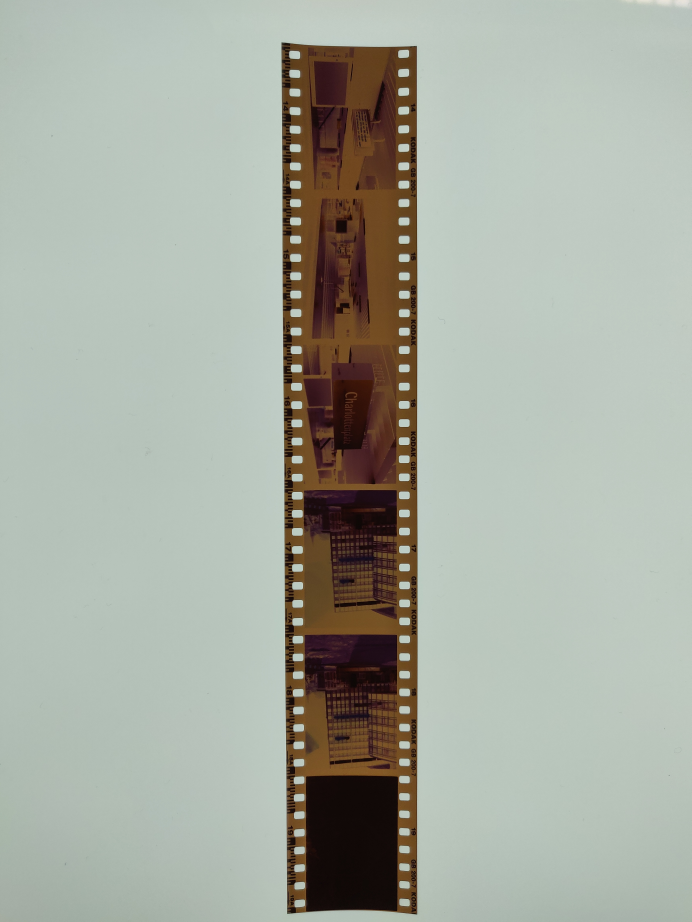
#> input picture Images/35mmColor.jpg, 3456 x 4608 px, given in place of Snipped.jpg, which was not available (shown at 1/5 size)
$ python SingleImage.py
#> lines starting #> are read from the running program, lines starting #| are printed output that depends on the picture; pictures that were not available may be replaced by others from this repository, and a replacement may not be noted
from src import image_processing as ip
import numpy as np
import cv2
global mode


def  calcOffset(snipped):
    img = cv2.cvtColor(snipped, cv2.COLOR_BGR2GRAY)

    average_value = int(img.mean())
    print(f"Average Pixelvalue: {average_value}")

    return average_value


def invert_with_offset(img, offset):
    # In Graustufen umwandeln, falls das Bild nicht bereits in Graustufen ist
    if len(img.shape) > 2:
        img = cv2.cvtColor(img, cv2.COLOR_BGR2GRAY)


    print(img.shape)
    # Weißabgleich durchführen
    white_balance_img = cv2.add(img, offset)

    # Inversion der Farben
    inverted_white_balance_img = cv2.bitwise_not(white_balance_img)
    MaxValue = np.max(inverted_white_balance_img)
    factor = 255/MaxValue

    inverted_white_balance_img = np.multiply(inverted_white_balance_img, factor).astype('uint8')
    print(inverted_white_balance_img)
    print(np.max(inverted_white_balance_img))
    data = inverted_white_balance_img

    # Bild mit OpenCV anzeigen
    cv2.imshow('Inverted with Offset', data)
    cv2.waitKey(0)
    cv2.destroyAllWindows()

    return inverted_white_balance_img


def inver_with_offset_color(img):
    # Inversion der Farben für jedes Farbkanalbild
    inverted_img = cv2.bitwise_not(img)

    # Berechnung des wahren Weißwerts für jeden Farbkanal
    true_white = np.max(inverted_img)

    # Offset berechnen
    offset = 255 - true_white

    # Weißabgleich für das gesamte Bild durchführen
    white_balance_img = cv2.add(img, np.array([offset, offset, offset], dtype=np.uint8))

    # Inversion der Farben für das weißabgeglichene Bild
    inverted_white_balance_img = cv2.bitwise_not(white_balance_img)

    # Offset für die invertierten Farben anpassen und lineare Verteilung durchführen
    offset_array = np.ones_like(inverted_img, dtype=np.float32) * offset
    inverted_with_offset = cv2.add(inverted_img.astype(np.float32), offset_array)
    inverted_with_offset = (inverted_with_offset * (255.0 / np.max(inverted_with_offset))).astype(np.uint8)

    # Mittelwert der invertierten und weißabgeglichenen Bilder berechnen
    inverted_combined = cv2.addWeighted(inverted_with_offset, 0.5, inverted_white_balance_img, 0.5, 0)

    # Bild mit OpenCV anzeigen
    cv2.imshow('Inverted with Offset', inverted_white_balance_img)
    cv2.imshow('Inverted with Contrast', inverted_with_offset)
    cv2.imshow('Inverted Combined', inverted_combined)
    cv2.waitKey(0)
    cv2.destroyAllWindows()

    return inverted_combined


def compare_images(image, original_image):
    # Konvertiere die Bilder in numpy arrays für den Pixelvergleich
    image_array = np.array(image)

    # Bestimme die Größe des Bildes
    target_size = image_array.shape[:2]
    print(target_size)

    # Konvertiere das Bild in Graustufen
    original_image_gray = cv2.cvtColor(original_image, cv2.COLOR_BGR2GRAY)
    print(original_image_gray.shape)

    original_image_resized = cv2.resize(original_image_gray, (target_size[1],target_size[0]))
    print(original_image_resized.shape)


    image_array = np.array(original_image_resized)

    # Vergleiche die Pixel in den beiden Bildern
    difference = original_image_resized - image_array

    print(difference)


def main():
    snipped = cv2.imread('ProcessedImages/Snipped.jpg')
#> snipped is the input picture: shape (4608, 3456, 3); mean B, G, R 161.6, 172.3, 166.9
    offset = calcOffset(snipped)
#> in calcOffset, `img = cv2.cvtColor(snipped, cv2.COLOR_BGR2GRAY)`:
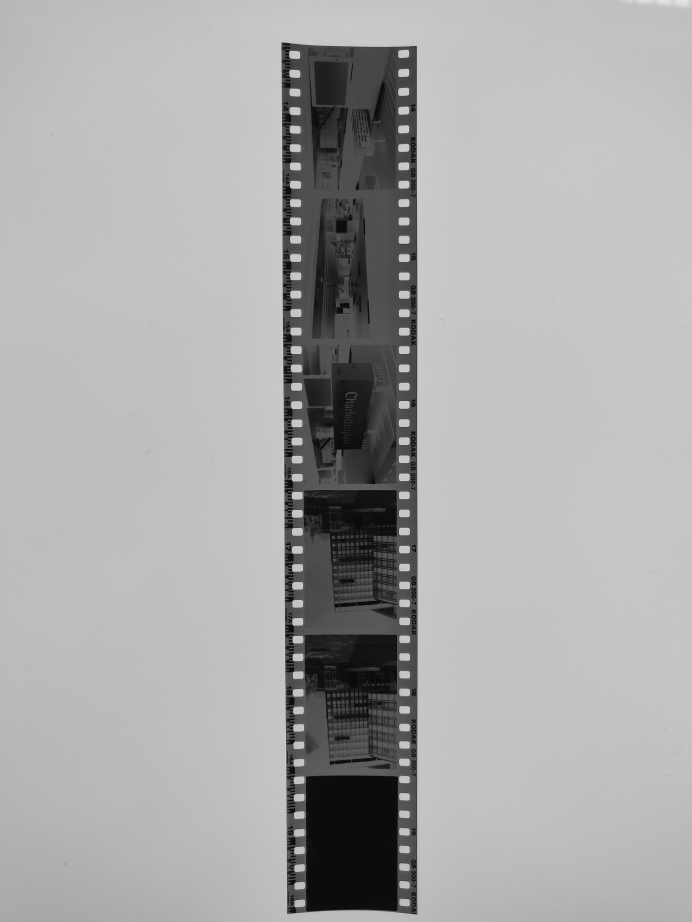
#> img: shape (4608, 3456) (shown at 1/5 size); min 1, max 234, mean 169.4
#> in calcOffset, `average_value = int(img.mean())`: average_value = 169
#| Average Pixelvalue: 169
#> offset = 169

    loaded_Single = cv2.imread('ProcessedImages/2023-12-19_18-31-24_IMG_1.jpg')
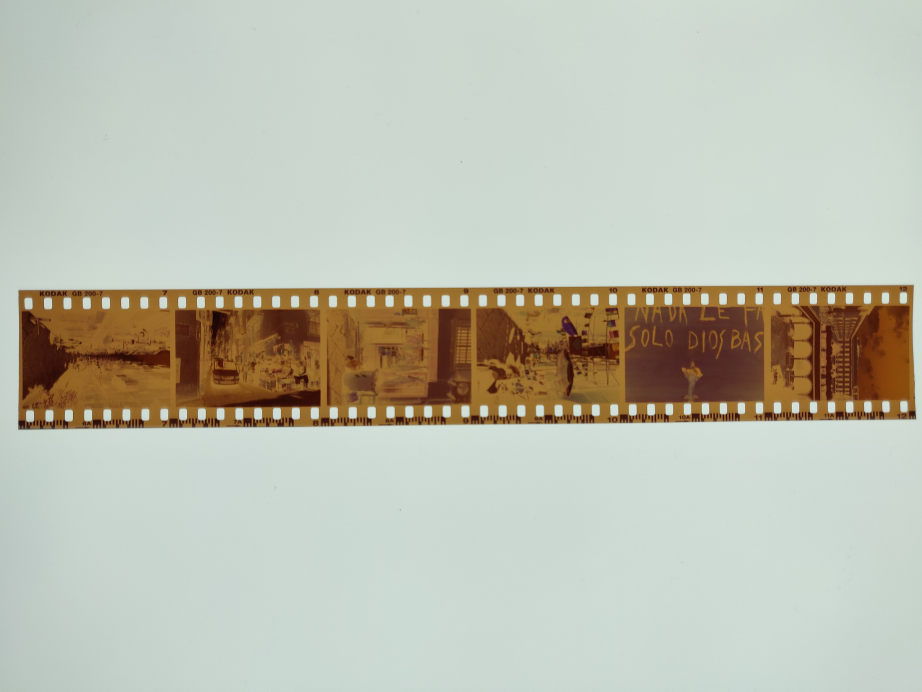
#> input picture Images/35mmColor2.jpg, 4608 x 3456 px, given in place of 2023-12-19_18-31-24_IMG_1.jpg, which was not available (shown at 1/5 size)
#> loaded_Single is the input picture: shape (3456, 4608, 3); mean B, G, R 176.6, 190.6, 188.6
    image_fliped= cv2.flip(loaded_Single,1)
    image = invert_with_offset(image_fliped, offset)
#> in invert_with_offset, `img = cv2.cvtColor(img, cv2.COLOR_BGR2GRAY)`:
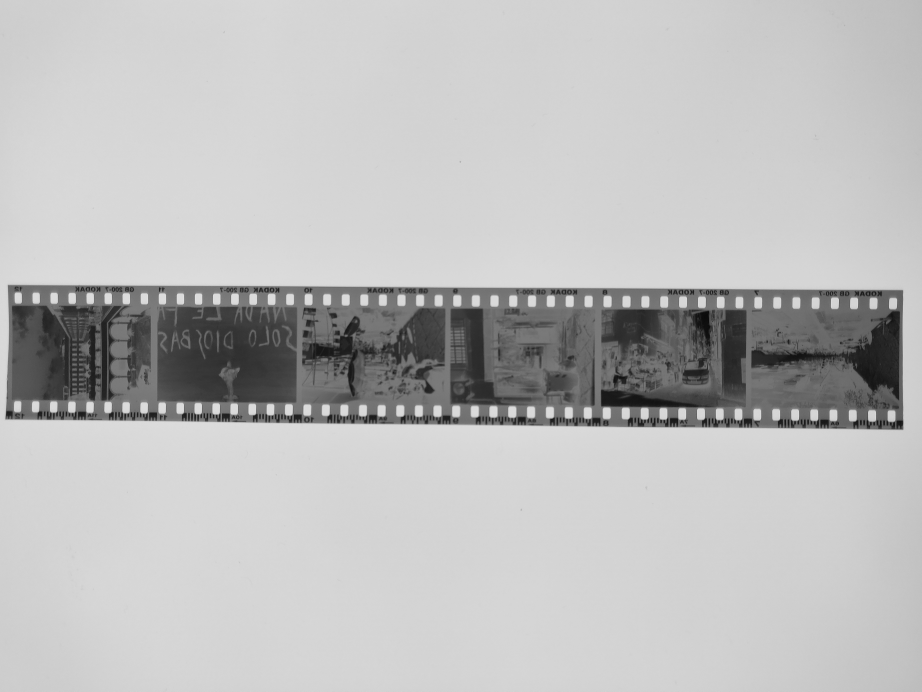
#> img: shape (3456, 4608) (shown at 1/5 size); min 5, max 252, mean 188.3
#| (3456, 4608)
#> in invert_with_offset, `white_balance_img = cv2.add(img, offset)`:
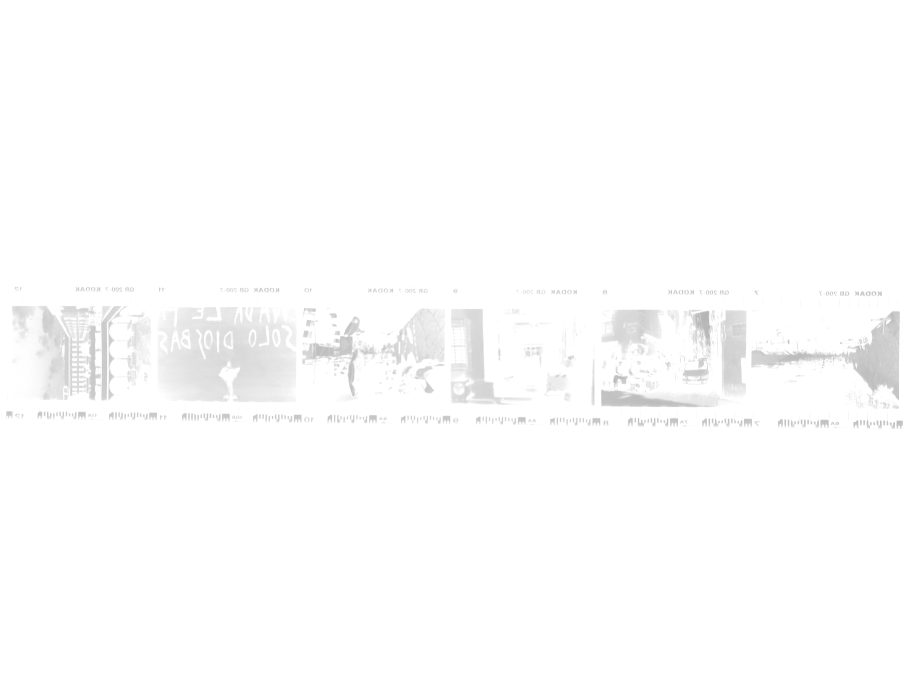
#> white_balance_img: shape (3456, 4608) (shown at 1/5 size); min 174, max 255, mean 252.9
#> in invert_with_offset, `inverted_white_balance_img = cv2.bitwise_not(white_balance_img)`:
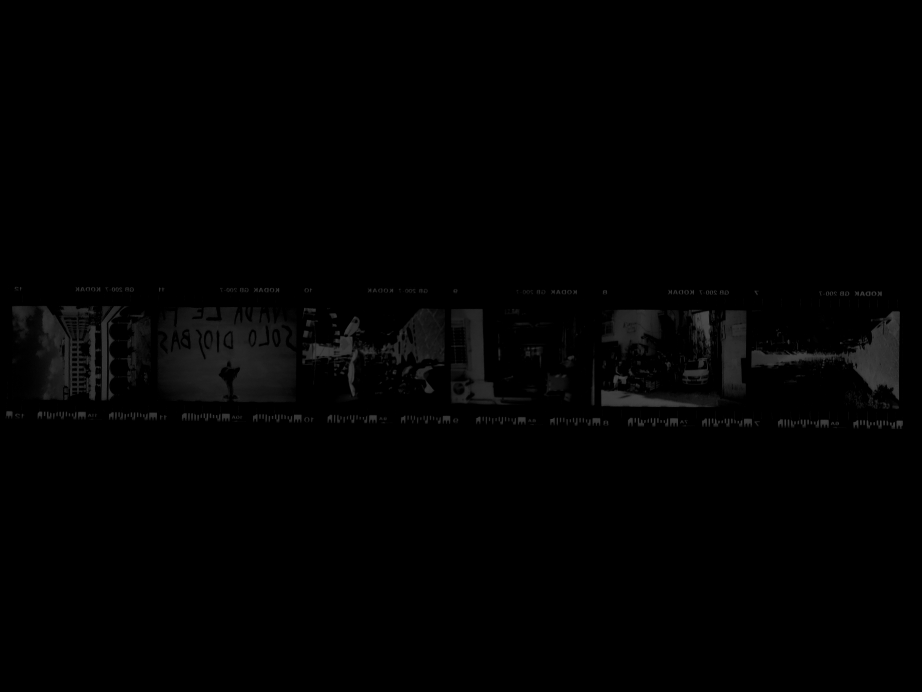
#> inverted_white_balance_img: shape (3456, 4608) (shown at 1/5 size); min 0, max 81, mean 2.1
#> in invert_with_offset, `MaxValue = np.max(inverted_white_balance_img)`: MaxValue = 81
#> in invert_with_offset, `factor = 255/MaxValue`: factor = 3.15
#> (printed output is left out)
#| 255
    original_image= cv2.imread('Images/Referenz/Analogscan047.jpg')
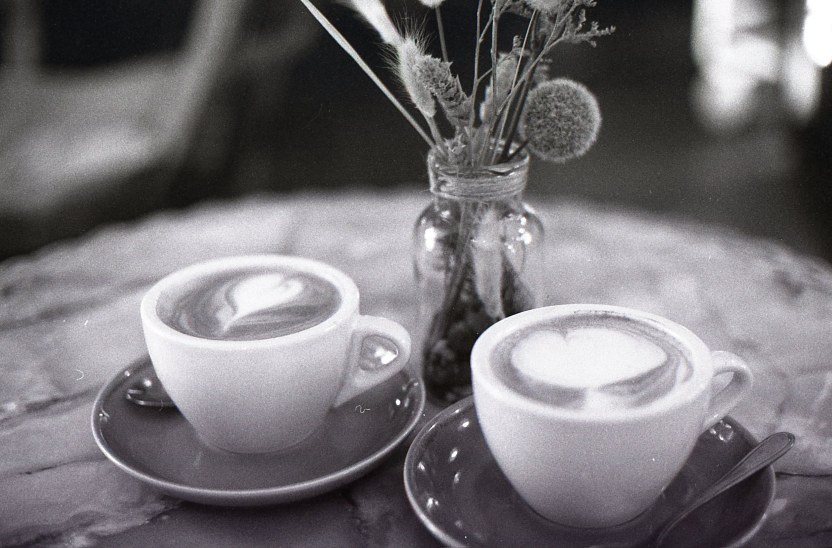
#> input picture Images/Referenz/Analogscan047.jpg, 1664 x 1095 px (shown at 1/2 size)
#> original_image is the input picture: shape (1095, 1664, 3); mean B, G, R 116.7, 113.2, 116.3

    compare_images(image, original_image)
#| (3456, 4608)
#| (1095, 1664)
#> in compare_images, `original_image_resized = cv2.resize(original_image_gray, (target_size[..`:
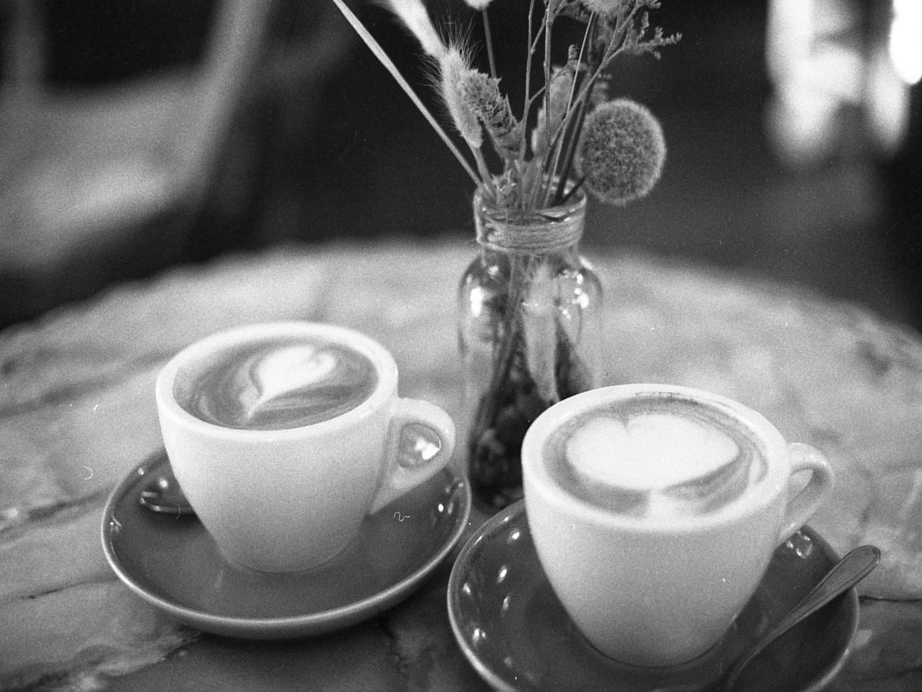
#> original_image_resized: shape (3456, 4608) (shown at 1/5 size); min 4, max 255, mean 114.4
#| (3456, 4608)
#> in compare_images, `difference = original_image_resized - image_array`: difference: shape (3456, 4608); every value is 0
#> (printed output is left out)
    #inver_with_offset_color(test)

if __name__ == '__main__':
    main()
